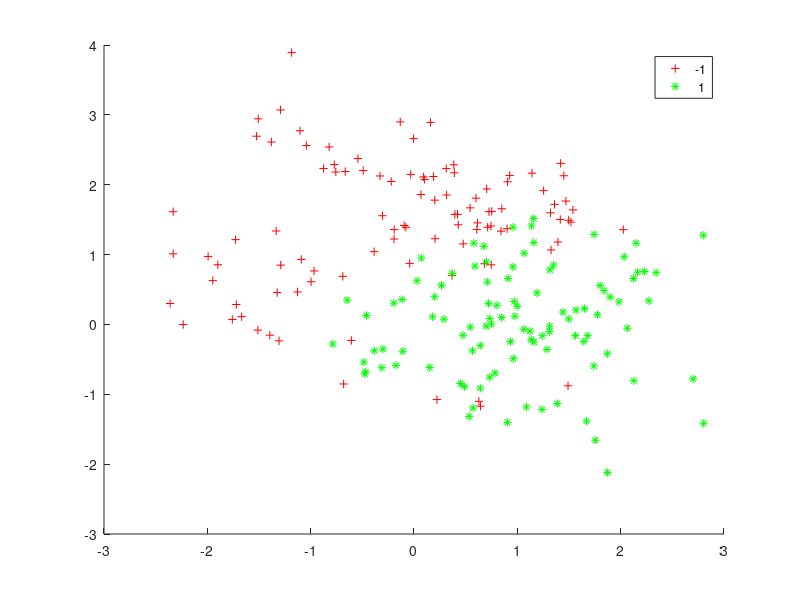

Write the MATLAB code that produced this figure. (Note: this script raises an error after producing the figure.)
% === % === % === % === % === % === % === % === % === % === % === % === % === 
% http://jp.mathworks.com/help/stats/support-vector-machines-svm.html#bsr5o1q
% === % === % === % === % === % === % === % === % === % === % === % === % === 

rng('default')

grnpop = mvnrnd([1,0],eye(2),10);
redpop = mvnrnd([0,1],eye(2),10);

redpts = zeros(100,2);
grnpts = redpts;
for i = 1:100
    grnpts(i,:) = mvnrnd(grnpop(randi(10),:),eye(2)*0.2);
    redpts(i,:) = mvnrnd(redpop(randi(10),:),eye(2)*0.2);
end

cdata = [grnpts;redpts];
grp = ones(200,1);
% Green label 1, red label -1
grp(101:200) = -1;

% === % === % === % === % === % === % === % === % === % === % === % === % === 

% Train the classifier
SVMModel = fitcsvm(cdata,grp,'KernelFunction','rbf','ClassNames',[-1 1]);

% Predict scores over the grid
d = 0.02;
[x1Grid,x2Grid] = meshgrid(min(cdata(:,1)):d:max(cdata(:,1)),min(cdata(:,2)):d:max(cdata(:,2)));
xGrid = [x1Grid(:),x2Grid(:)];
[~,scores] = predict(SVMModel,xGrid);

% Plot the data and the decision boundary
figure;
h(1:2) = gscatter(cdata(:,1),cdata(:,2),grp,'rg','+*');
hold on
h(3) = plot(cdata(SVMModel.IsSupportVector,1),...
    cdata(SVMModel.IsSupportVector,2),'ko');
contour(x1Grid,x2Grid,reshape(scores(:,2),size(x1Grid)),[0 0],'k');
legend(h,{'-1','+1','Support Vectors'},'Location','Southeast');
axis equal
hold off

% === % === % === % === % === % === % === % === % === % === % === % === % === 

c = cvpartition(200,'KFold',10);

minfn = @(z)kfoldLoss(fitcsvm(cdata,grp,'CVPartition',c,...
    'KernelFunction','rbf','BoxConstraint',exp(z(2)),...
    'KernelScale',exp(z(1))));

% === % === % === % === % === % === % === % === % === % === % === % === % === 

opts = optimset('TolX',5e-4,'TolFun',5e-4);

m = 20;
fval = zeros(m,1);
z = zeros(m,2);
for j = 1:m;
    [searchmin fval(j)] = fminsearch(minfn,randn(2,1),opts);
    z(j,:) = exp(searchmin);
end

z = z(fval == min(fval),:)

% === % === % === % === % === % === % === % === % === % === % === % === % === 

% Classifier train again

SVMModel = fitcsvm(cdata,grp,'KernelFunction','rbf',...
    'KernelScale',z(1),'BoxConstraint',z(2));
[~,scores] = predict(SVMModel,xGrid);

h = nan(3,1); % Preallocation
figure;
h(1:2) = gscatter(cdata(:,1),cdata(:,2),grp,'rg','+*');
hold on
h(3) = plot(cdata(SVMModel.IsSupportVector,1),...
    cdata(SVMModel.IsSupportVector,2),'ko');
contour(x1Grid,x2Grid,reshape(scores(:,2),size(x1Grid)),[0 0],'k');
legend(h,{'-1','+1','Support Vectors'},'Location','Southeast');
axis equal
hold off

% === % === % === % === % === % === % === % === % === % === % === % === % === 

% New data trial

grnobj = gmdistribution(grnpop,.2*eye(2));
redobj = gmdistribution(redpop,.2*eye(2));

newData = random(grnobj,10);
newData = [newData;random(redobj,10)];
grpData = ones(20,1);
grpData(11:20) = -1; % red = -1

v = predict(SVMModel,newData);

g = nan(7,1);
figure;
h(1:2) = gscatter(cdata(:,1),cdata(:,2),grp,'rg','+*');
hold on
h(3:4) = gscatter(newData(:,1),newData(:,2),v,'mc','**');
h(5) = plot(cdata(SVMModel.IsSupportVector,1),...
    cdata(SVMModel.IsSupportVector,2),'ko');
contour(x1Grid,x2Grid,reshape(scores(:,2),size(x1Grid)),[0 0],'k');
legend(h(1:5),{'-1 (training)','+1 (training)','-1 (classified)',...
    '+1 (classified)','Support Vectors'},'Location','Southeast');
axis equal
hold off
